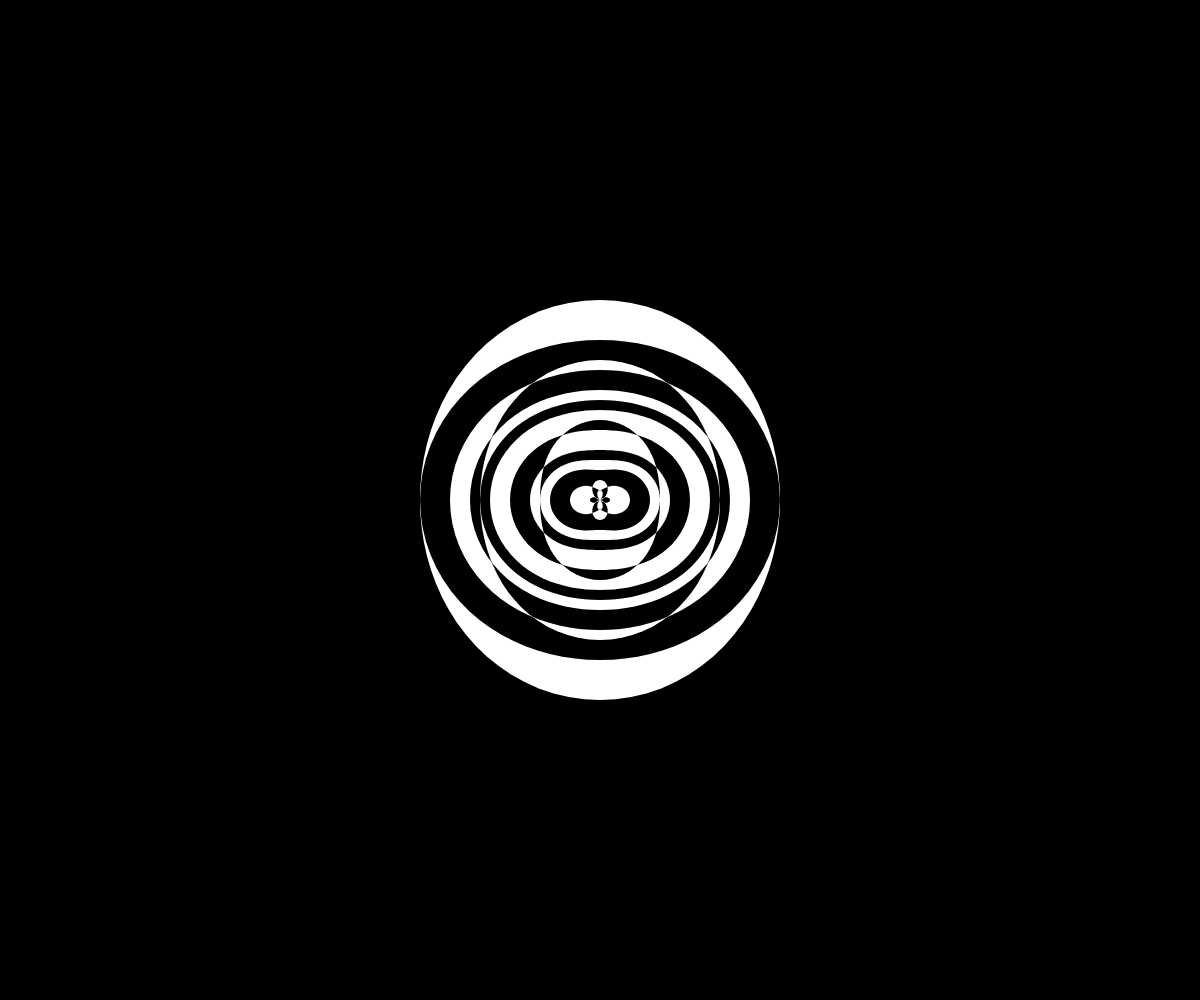
Frame 1 (no input)
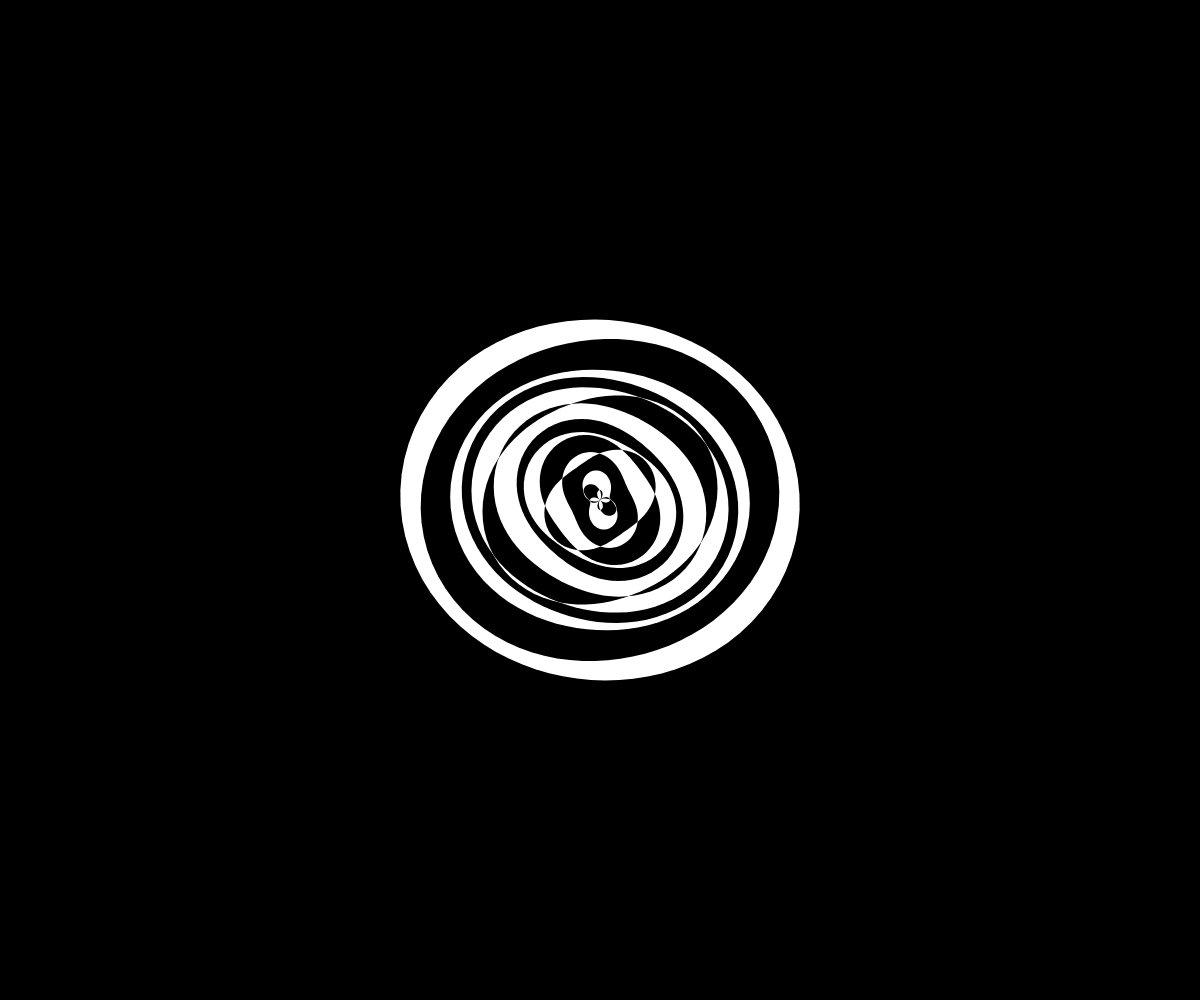
Frame 60 (no input)
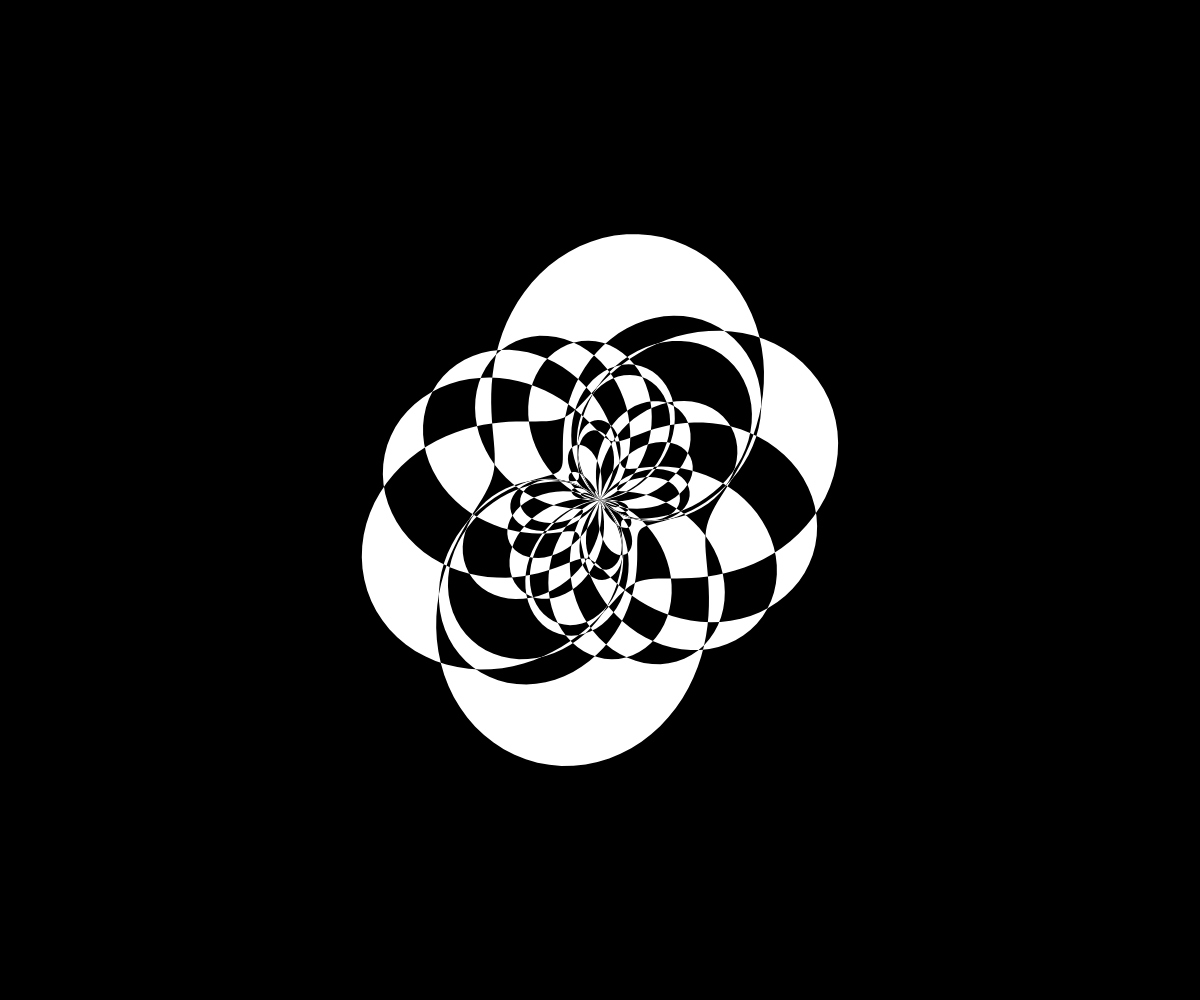
Frame 120 (the mouse pressed at the canvas centre since frame 60)

The p5.js sketch that drew these frames (run headless with seeded random() and noise() and a simulated clock; from frame 60 on, the mouse is pressed at the canvas centre):

// p5.js sketch
// ── sketch.js
let flowers = []; 
let num = 15;

function setup() {
  createCanvas(windowWidth, windowHeight);
  angleMode(DEGREES);
  for (let i=0; i<num; i++) {
    
    flowers[i] = new Flower(140 - i*40, 100 + i*5, 30, 3, (i+1)*0.1);
      
    if (i%2 == 0) {
      flowers[i] = new Flower(140 - i*10, 100 + i*5, 30, 3, (i+1)*0.1);
    } 
    else {
      flowers[i] = new Flower(200 - i*30, 100 + i*5, 30, 3, (i+1)*-0.1);
    }   
  }
}

function draw() {
  background(0);
  translate(width/2, height/2);
  for (let i=0; i<num; i++) {
    flowers[i].display();
  }
}

class Flower {
  constructor(r, pts, f_amp, period, speed) {
    this.x = [];
    this.y = [];
    this.r = r;
    this.pts = pts;
    
    this.f_radius = 0;
    this.f_amp = f_amp;
    this.period = period;
    
    this.speed = speed;
    this.rot = 0;
  }
  
  display() {
    push();
    blendMode(DIFFERENCE);
    noStroke();
    fill(255);
    beginShape();
    
    // Interactividad con mouseX: afecta el número de puntos y la amplitud
    this.pts = int(map(mouseX, 0, width, 80, 200));  // Varía entre 5 y 20 puntos según mouseX
    this.f_amp = map(mouseX, 0, width, 10, 150);   // Varía la amplitud según mouseX
    this.period = 1 + cos(frameCount * 0.02);      // Cambia el período de forma continua
    
    for (let i=0; i<this.pts; i++) {
      let angle = i / this.pts * 360;
      this.f_radius = this.f_amp * cos(angle * this.period);
      this.x[i] = (this.r + this.f_radius) * cos(angle + this.rot);
      this.y[i] = (this.r + this.f_radius) * sin(angle + this.rot);
      vertex(this.x[i], this.y[i]);
    }
    endShape(CLOSE);
    pop();
    this.rot += this.speed;
  }
}
